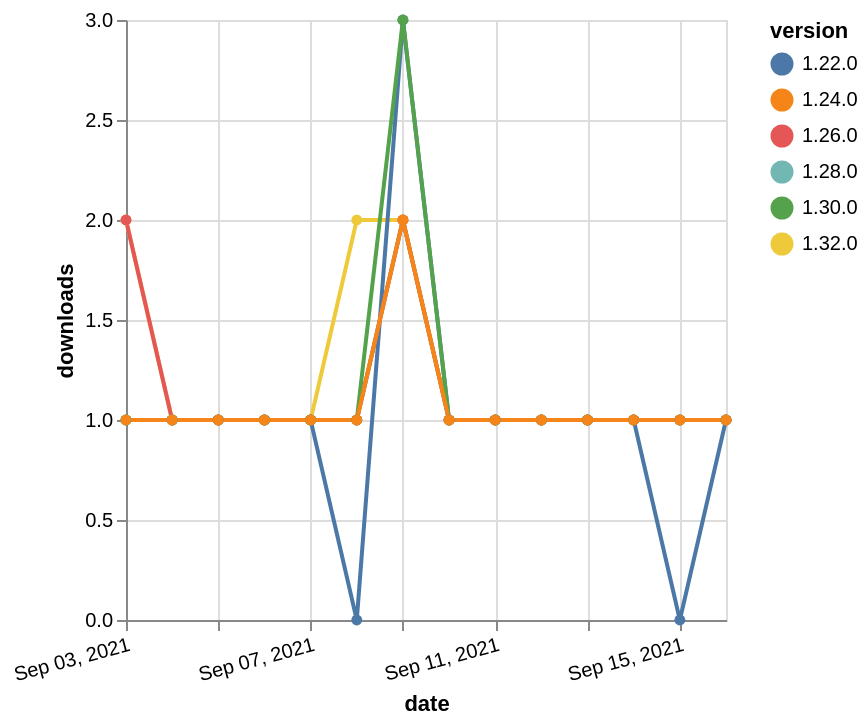

Write a Vega-Lite specification for this figure.
### Vega-Lite specification from a JSON file in a GitHub repository (floating-point values rounded to 4 significant figures)
{"$schema": "https://vega.github.io/schema/vega-lite/v5.json", "description": "A simple bar chart with embedded data.", "data": {"values": [{"date": "2021-09-03", "total": 117, "delta": 2, "version": "1.32.0"}, {"date": "2021-09-04", "total": 118, "delta": 1, "version": "1.32.0"}, {"date": "2021-09-05", "total": 119, "delta": 1, "version": "1.32.0"}, {"date": "2021-09-06", "total": 120, "delta": 1, "version": "1.32.0"}, {"date": "2021-09-07", "total": 121, "delta": 1, "version": "1.32.0"}, {"date": "2021-09-08", "total": 123, "delta": 2, "version": "1.32.0"}, {"date": "2021-09-09", "total": 125, "delta": 2, "version": "1.32.0"}, {"date": "2021-09-10", "total": 126, "delta": 1, "version": "1.32.0"}, {"date": "2021-09-11", "total": 127, "delta": 1, "version": "1.32.0"}, {"date": "2021-09-12", "total": 128, "delta": 1, "version": "1.32.0"}, {"date": "2021-09-13", "total": 129, "delta": 1, "version": "1.32.0"}, {"date": "2021-09-14", "total": 130, "delta": 1, "version": "1.32.0"}, {"date": "2021-09-15", "total": 131, "delta": 1, "version": "1.32.0"}, {"date": "2021-09-16", "total": 132, "delta": 1, "version": "1.32.0"}, {"date": "2021-09-03", "total": 218, "delta": 1, "version": "1.22.0"}, {"date": "2021-09-04", "total": 219, "delta": 1, "version": "1.22.0"}, {"date": "2021-09-05", "total": 220, "delta": 1, "version": "1.22.0"}, {"date": "2021-09-06", "total": 221, "delta": 1, "version": "1.22.0"}, {"date": "2021-09-07", "total": 222, "delta": 1, "version": "1.22.0"}, {"date": "2021-09-08", "total": 222, "delta": 0, "version": "1.22.0"}, {"date": "2021-09-09", "total": 225, "delta": 3, "version": "1.22.0"}, {"date": "2021-09-10", "total": 226, "delta": 1, "version": "1.22.0"}, {"date": "2021-09-11", "total": 227, "delta": 1, "version": "1.22.0"}, {"date": "2021-09-12", "total": 228, "delta": 1, "version": "1.22.0"}, {"date": "2021-09-13", "total": 229, "delta": 1, "version": "1.22.0"}, {"date": "2021-09-14", "total": 230, "delta": 1, "version": "1.22.0"}, {"date": "2021-09-15", "total": 230, "delta": 0, "version": "1.22.0"}, {"date": "2021-09-16", "total": 231, "delta": 1, "version": "1.22.0"}, {"date": "2021-09-03", "total": 146, "delta": 1, "version": "1.28.0"}, {"date": "2021-09-04", "total": 147, "delta": 1, "version": "1.28.0"}, {"date": "2021-09-05", "total": 148, "delta": 1, "version": "1.28.0"}, {"date": "2021-09-06", "total": 149, "delta": 1, "version": "1.28.0"}, {"date": "2021-09-07", "total": 150, "delta": 1, "version": "1.28.0"}, {"date": "2021-09-08", "total": 151, "delta": 1, "version": "1.28.0"}, {"date": "2021-09-09", "total": 153, "delta": 2, "version": "1.28.0"}, {"date": "2021-09-10", "total": 154, "delta": 1, "version": "1.28.0"}, {"date": "2021-09-11", "total": 155, "delta": 1, "version": "1.28.0"}, {"date": "2021-09-12", "total": 156, "delta": 1, "version": "1.28.0"}, {"date": "2021-09-13", "total": 157, "delta": 1, "version": "1.28.0"}, {"date": "2021-09-14", "total": 158, "delta": 1, "version": "1.28.0"}, {"date": "2021-09-15", "total": 159, "delta": 1, "version": "1.28.0"}, {"date": "2021-09-16", "total": 160, "delta": 1, "version": "1.28.0"}, {"date": "2021-09-03", "total": 171, "delta": 2, "version": "1.26.0"}, {"date": "2021-09-04", "total": 172, "delta": 1, "version": "1.26.0"}, {"date": "2021-09-05", "total": 173, "delta": 1, "version": "1.26.0"}, {"date": "2021-09-06", "total": 174, "delta": 1, "version": "1.26.0"}, {"date": "2021-09-07", "total": 175, "delta": 1, "version": "1.26.0"}, {"date": "2021-09-08", "total": 176, "delta": 1, "version": "1.26.0"}, {"date": "2021-09-09", "total": 178, "delta": 2, "version": "1.26.0"}, {"date": "2021-09-10", "total": 179, "delta": 1, "version": "1.26.0"}, {"date": "2021-09-11", "total": 180, "delta": 1, "version": "1.26.0"}, {"date": "2021-09-12", "total": 181, "delta": 1, "version": "1.26.0"}, {"date": "2021-09-13", "total": 182, "delta": 1, "version": "1.26.0"}, {"date": "2021-09-14", "total": 183, "delta": 1, "version": "1.26.0"}, {"date": "2021-09-15", "total": 184, "delta": 1, "version": "1.26.0"}, {"date": "2021-09-16", "total": 185, "delta": 1, "version": "1.26.0"}, {"date": "2021-09-03", "total": 158, "delta": 1, "version": "1.30.0"}, {"date": "2021-09-04", "total": 159, "delta": 1, "version": "1.30.0"}, {"date": "2021-09-05", "total": 160, "delta": 1, "version": "1.30.0"}, {"date": "2021-09-06", "total": 161, "delta": 1, "version": "1.30.0"}, {"date": "2021-09-07", "total": 162, "delta": 1, "version": "1.30.0"}, {"date": "2021-09-08", "total": 163, "delta": 1, "version": "1.30.0"}, {"date": "2021-09-09", "total": 166, "delta": 3, "version": "1.30.0"}, {"date": "2021-09-10", "total": 167, "delta": 1, "version": "1.30.0"}, {"date": "2021-09-11", "total": 168, "delta": 1, "version": "1.30.0"}, {"date": "2021-09-12", "total": 169, "delta": 1, "version": "1.30.0"}, {"date": "2021-09-13", "total": 170, "delta": 1, "version": "1.30.0"}, {"date": "2021-09-14", "total": 171, "delta": 1, "version": "1.30.0"}, {"date": "2021-09-15", "total": 172, "delta": 1, "version": "1.30.0"}, {"date": "2021-09-16", "total": 173, "delta": 1, "version": "1.30.0"}, {"date": "2021-09-03", "total": 182, "delta": 1, "version": "1.24.0"}, {"date": "2021-09-04", "total": 183, "delta": 1, "version": "1.24.0"}, {"date": "2021-09-05", "total": 184, "delta": 1, "version": "1.24.0"}, {"date": "2021-09-06", "total": 185, "delta": 1, "version": "1.24.0"}, {"date": "2021-09-07", "total": 186, "delta": 1, "version": "1.24.0"}, {"date": "2021-09-08", "total": 187, "delta": 1, "version": "1.24.0"}, {"date": "2021-09-09", "total": 189, "delta": 2, "version": "1.24.0"}, {"date": "2021-09-10", "total": 190, "delta": 1, "version": "1.24.0"}, {"date": "2021-09-11", "total": 191, "delta": 1, "version": "1.24.0"}, {"date": "2021-09-12", "total": 192, "delta": 1, "version": "1.24.0"}, {"date": "2021-09-13", "total": 193, "delta": 1, "version": "1.24.0"}, {"date": "2021-09-14", "total": 194, "delta": 1, "version": "1.24.0"}, {"date": "2021-09-15", "total": 195, "delta": 1, "version": "1.24.0"}, {"date": "2021-09-16", "total": 196, "delta": 1, "version": "1.24.0"}]}, "width": "container", "mark": {"type": "line", "point": {"filled": true}}, "encoding": {"x": {"field": "date", "type": "temporal", "timeUnit": "yearmonthdate", "title": "date", "axis": {"labelAngle": -15}}, "y": {"field": "delta", "type": "quantitative", "title": "downloads"}, "color": {"field": "version", "type": "nominal"}, "tooltip": {"field": "delta"}}}
